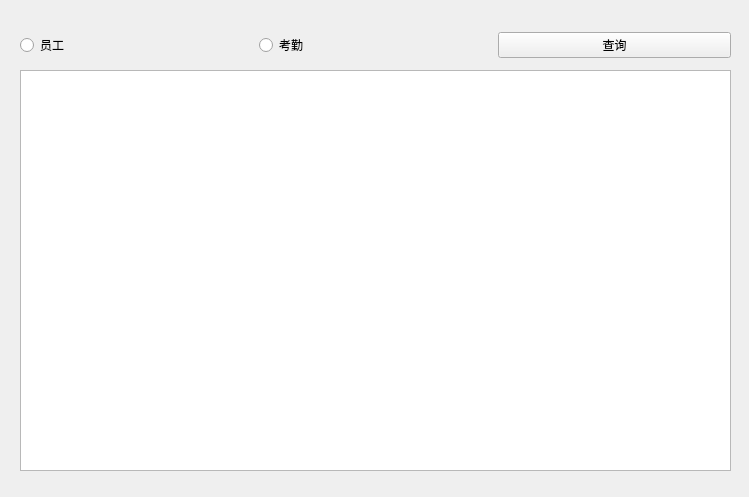
<?xml version="1.0" encoding="UTF-8"?>
<ui version="4.0">
 <class>SelectWin</class>
 <widget class="QWidget" name="SelectWin">
  <property name="geometry">
   <rect>
    <x>0</x>
    <y>0</y>
    <width>749</width>
    <height>497</height>
   </rect>
  </property>
  <property name="windowTitle">
   <string>Form</string>
  </property>
  <widget class="QTableView" name="tableView">
   <property name="geometry">
    <rect>
     <x>20</x>
     <y>70</y>
     <width>711</width>
     <height>401</height>
    </rect>
   </property>
  </widget>
  <widget class="QWidget" name="">
   <property name="geometry">
    <rect>
     <x>20</x>
     <y>30</y>
     <width>711</width>
     <height>30</height>
    </rect>
   </property>
   <layout class="QHBoxLayout" name="horizontalLayout">
    <item>
     <widget class="QRadioButton" name="empRb">
      <property name="text">
       <string>员工</string>
      </property>
     </widget>
    </item>
    <item>
     <widget class="QRadioButton" name="attRb">
      <property name="text">
       <string>考勤</string>
      </property>
     </widget>
    </item>
    <item>
     <widget class="QPushButton" name="selectBt">
      <property name="text">
       <string>查询</string>
      </property>
     </widget>
    </item>
   </layout>
  </widget>
 </widget>
 <resources/>
 <connections/>
</ui>
